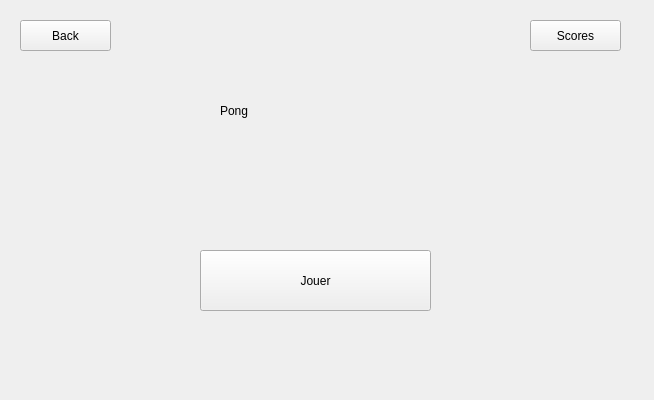
<?xml version="1.0" encoding="UTF-8"?>
<ui version="4.0">
 <class>Pong_Class</class>
 <widget class="QWidget" name="Pong_Class">
  <property name="geometry">
   <rect>
    <x>0</x>
    <y>0</y>
    <width>654</width>
    <height>400</height>
   </rect>
  </property>
  <property name="windowTitle">
   <string>Form</string>
  </property>
  <widget class="QPushButton" name="pushButton_Back">
   <property name="geometry">
    <rect>
     <x>20</x>
     <y>20</y>
     <width>91</width>
     <height>31</height>
    </rect>
   </property>
   <property name="text">
    <string>Back</string>
   </property>
  </widget>
  <widget class="QLabel" name="label_Titre">
   <property name="geometry">
    <rect>
     <x>220</x>
     <y>60</y>
     <width>431</width>
     <height>101</height>
    </rect>
   </property>
   <property name="text">
    <string>Pong</string>
   </property>
  </widget>
  <widget class="QPushButton" name="pushButton_Play">
   <property name="geometry">
    <rect>
     <x>200</x>
     <y>250</y>
     <width>231</width>
     <height>61</height>
    </rect>
   </property>
   <property name="text">
    <string>Jouer</string>
   </property>
  </widget>
  <widget class="QPushButton" name="pushButton_Scores">
   <property name="geometry">
    <rect>
     <x>530</x>
     <y>20</y>
     <width>91</width>
     <height>31</height>
    </rect>
   </property>
   <property name="text">
    <string>Scores</string>
   </property>
  </widget>
 </widget>
 <resources/>
 <connections/>
</ui>
